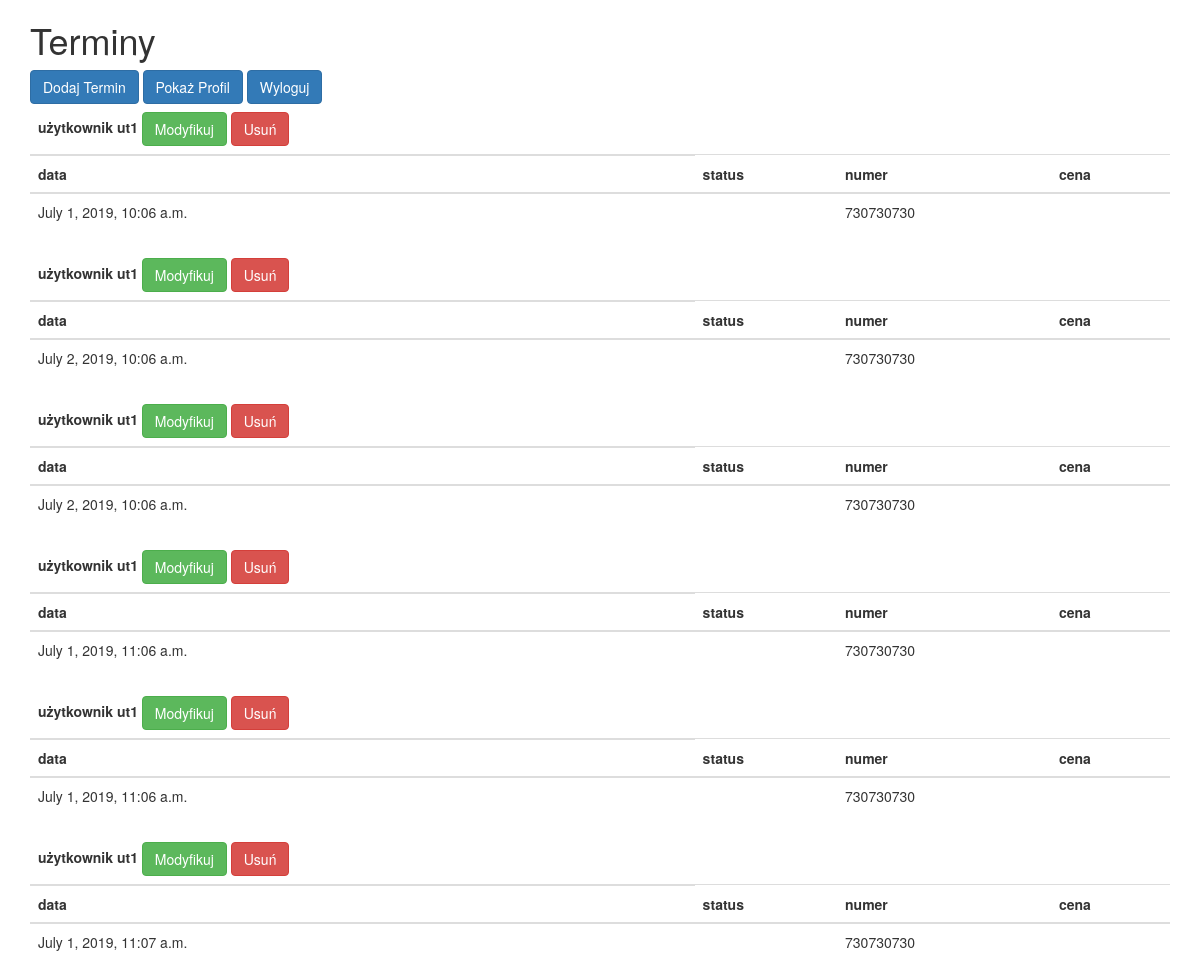
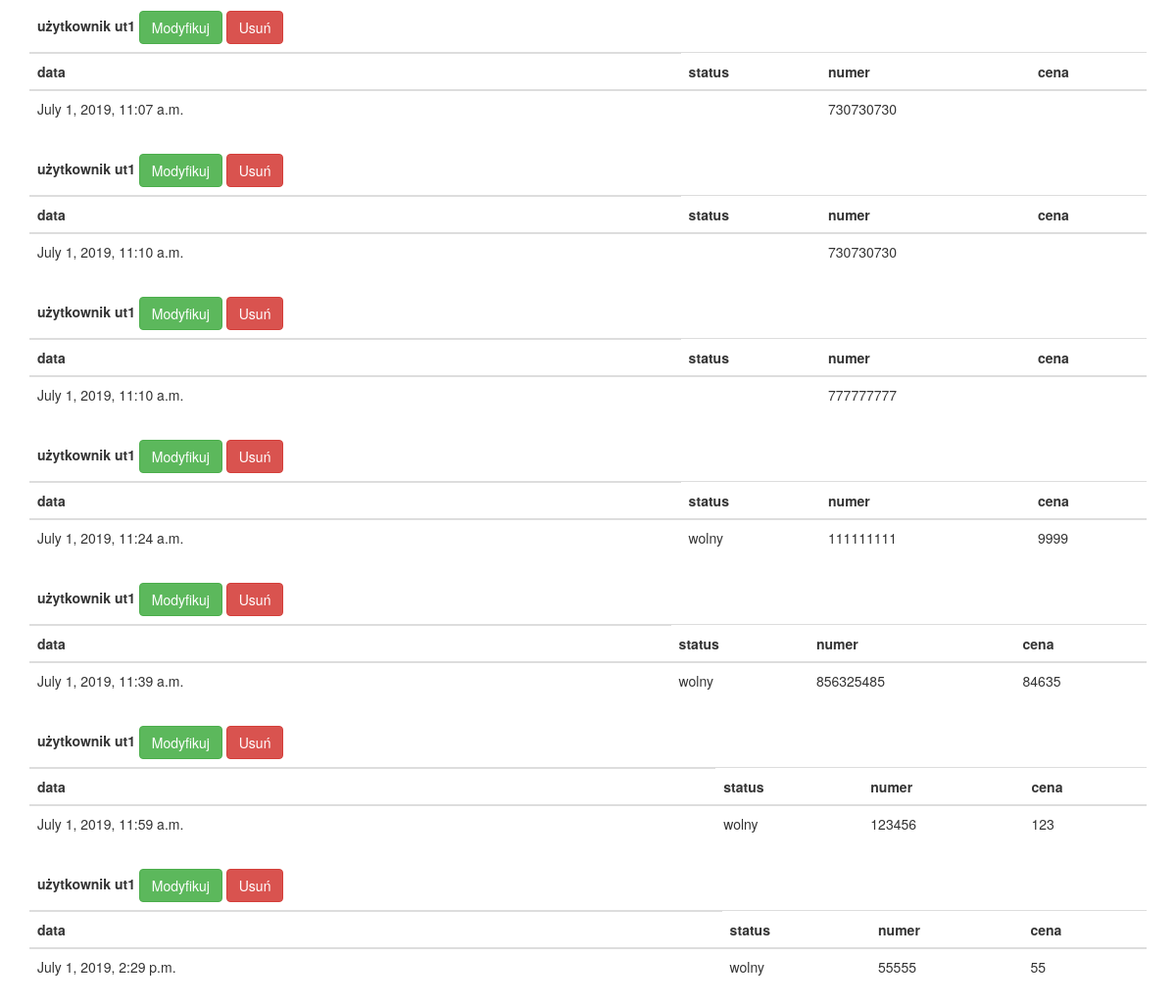
The app's page /terminy/ (signed in), older data (2 pictures, top to bottom).
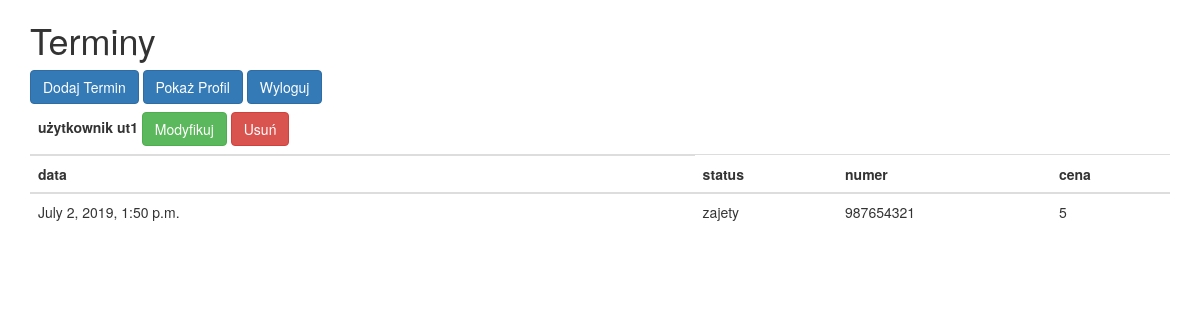
The same page, newer data.
### users/models.py (models this page shows, shortened)
class Termin(models.Model):
    date = models.DateTimeField(default=timezone.now)
    author = models.ForeignKey(User, on_delete=models.CASCADE)
    mobile_number = models.CharField(max_length=9)
    status = models.CharField(default='zajety', max_length=10)
    price = models.CharField(default='5', max_length=10)

### users/views.py (the view)
def termin_list_view(request):
    return render(request, 'users/terminy.html', {
        'terminy': Termin.objects.filter(author=request.user)
    })

### users/templates/users/terminy.html
{% extends "users/base.html" %}
{% block content %}
<div>
    <h1>Terminy</h1>
    <a class="btn btn-primary" href="{% url 'terminy' %}">Dodaj Termin</a>
    <a class="btn btn-primary" href="{% url 'profile' %}">Pokaż Profil</a>
    <a class="btn btn-primary" href="{% url 'logout' %}">Wyloguj</a>
</div>
    {% for t in terminy %}
        <table class="table">
            <thead>
              <tr>
                <th>użytkownik {{ t.author }}
                    <a class="btn btn-success" href="{% url 'termin-update' t.id %}">Modyfikuj</a>
                    <a class="btn btn-danger" href="{% url 'termin-delete' t.id %}">Usuń</a>
                </th>
              </tr>
            </thead>
            <thead>
              <tr>
                <th>data</th>
                <th>status</th>
                <th>numer</th>
                <th>cena</th>
              </tr>
              <tr>
                <td>{{ t.date }}</td>
                <td>{{ t.status }}</td>
                <td>{{ t.mobile_number }}</td>
                <td>{{ t.price }}</td>
              </tr>
            </thead>
        </table>
    {% endfor %}
{% endblock %}

Row changes from the older to the newer data that the page shows:
removed Termin: author "ut1", date "July 1, 2019, 10:06 a.m.", mobile_number "730730730"
removed Termin: author "ut1", date "July 2, 2019, 10:06 a.m.", mobile_number "730730730"
removed Termin: author "ut1", date "July 2, 2019, 10:06 a.m.", mobile_number "730730730"
removed Termin: author "ut1", date "July 1, 2019, 11:06 a.m.", mobile_number "730730730"
removed Termin: author "ut1", date "July 1, 2019, 11:06 a.m.", mobile_number "730730730"
removed Termin: author "ut1", date "July 1, 2019, 11:07 a.m.", mobile_number "730730730"
removed Termin: author "ut1", date "July 1, 2019, 11:07 a.m.", mobile_number "730730730"
removed Termin: author "ut1", date "July 1, 2019, 11:10 a.m.", mobile_number "730730730"
removed Termin: author "ut1", date "July 1, 2019, 11:10 a.m.", mobile_number "777777777"
removed Termin: author "ut1", date "July 1, 2019, 11:24 a.m.", status "wolny", mobile_number "111111111", price "9999"
removed Termin: author "ut1", date "July 1, 2019, 11:39 a.m.", status "wolny", mobile_number "856325485", price "84635"
removed Termin: author "ut1", date "July 1, 2019, 11:59 a.m.", status "wolny", mobile_number "123456", price "123"
removed Termin: author "ut1", date "July 1, 2019, 2:29 p.m.", status "wolny", mobile_number "55555", price "55"
added Termin: author "ut1", date "July 2, 2019, 1:50 p.m.", status "zajety", mobile_number "987654321", price "5"
